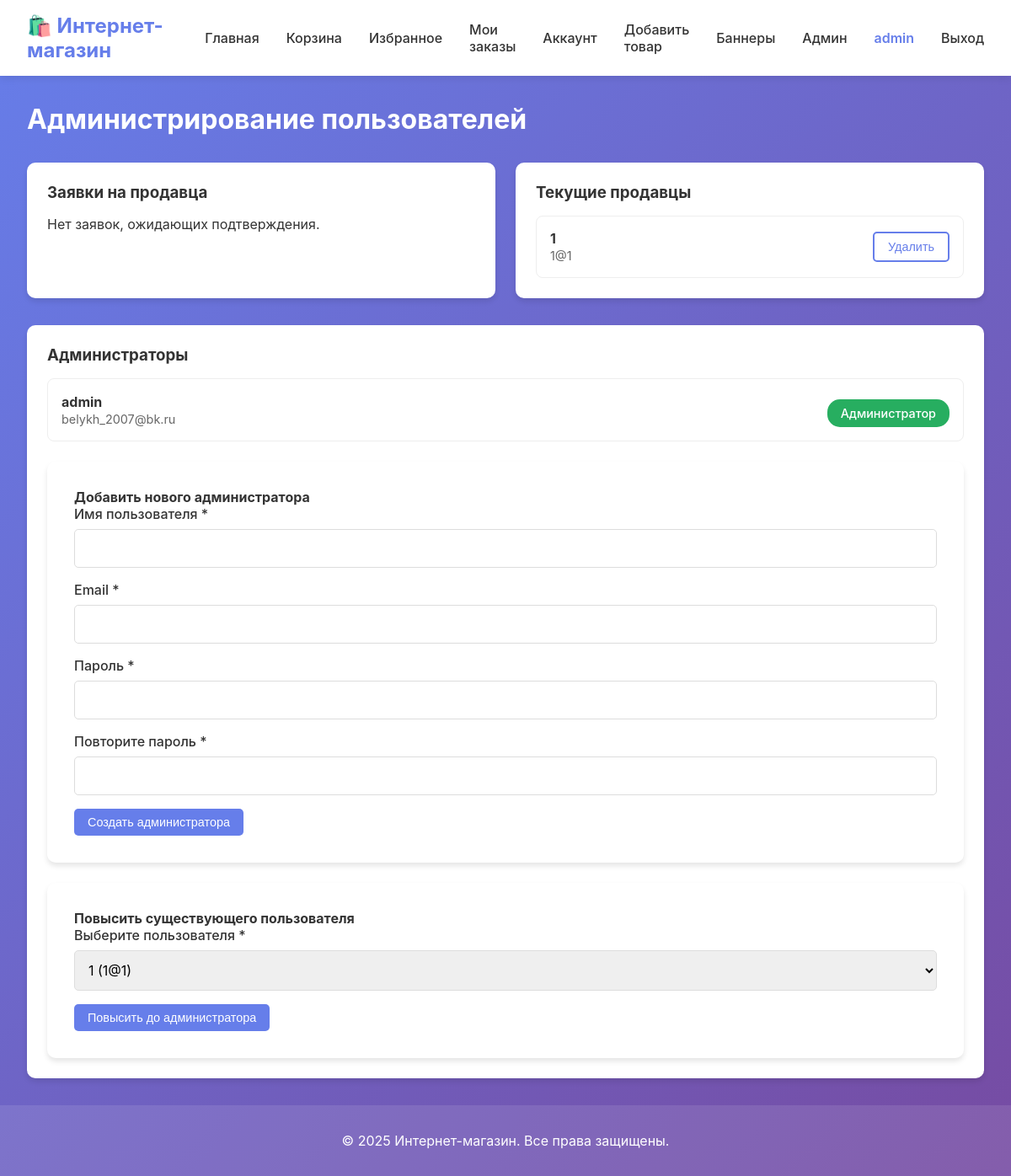
/admin/users (signed in), run on an earlier commit of the app's database.
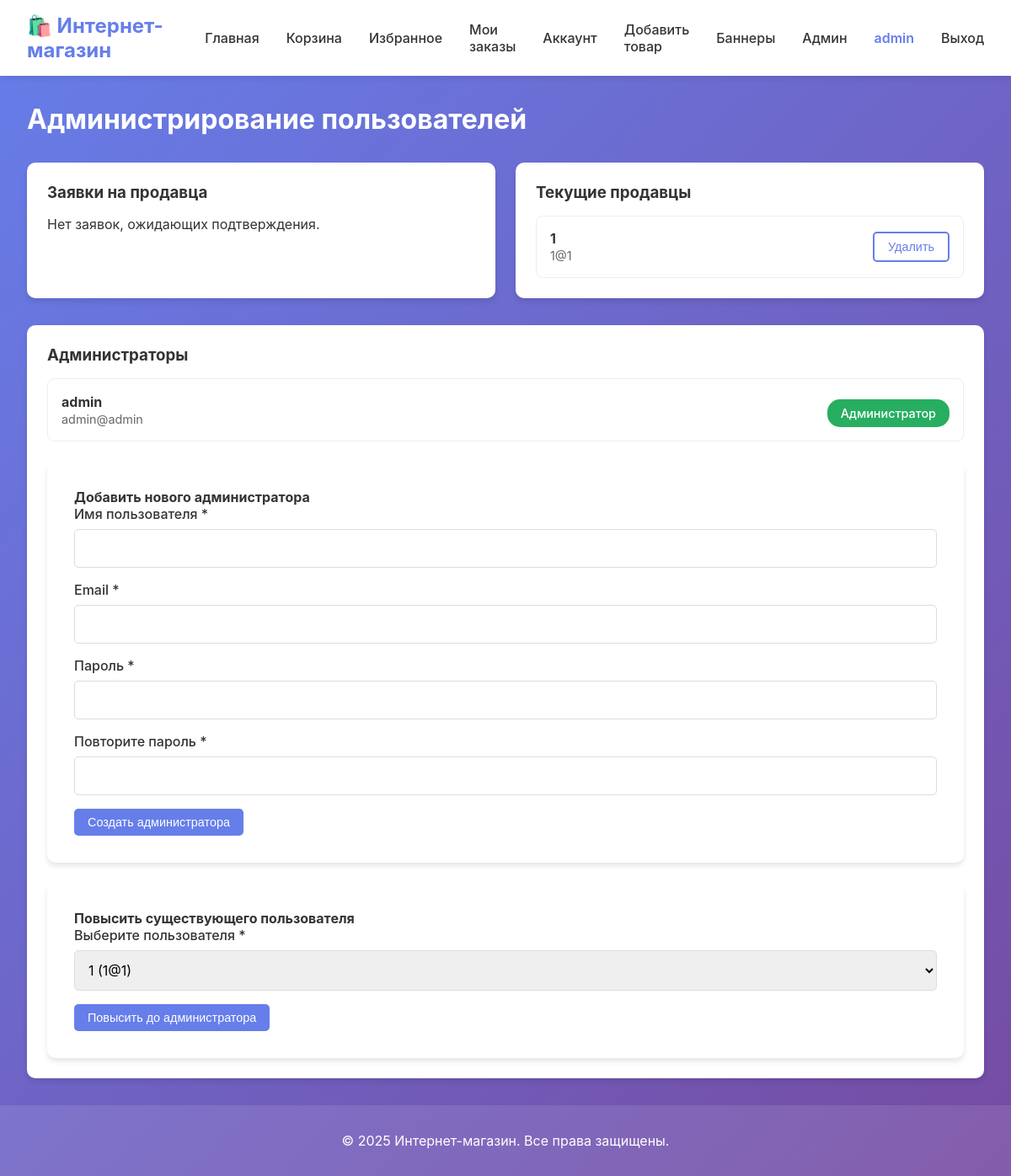
And on a later commit of the database.
### tables this page shows
CREATE TABLE users
                 (id INTEGER PRIMARY KEY AUTOINCREMENT,
                  username TEXT UNIQUE NOT NULL,
                  email TEXT UNIQUE NOT NULL,
                  password TEXT NOT NULL, role TEXT NOT NULL DEFAULT 'buyer', seller_request_status TEXT NOT NULL DEFAULT 'none');

### app.py (the view)
@app.route('/admin/users')
@login_required
@admin_required
def admin_users():
    conn = get_db()
    pending_requests = conn.execute(
        '''SELECT id, username, email, seller_request_status
           FROM users
           WHERE seller_request_status = 'pending' '''
    ).fetchall()
    sellers = conn.execute(
        '''SELECT id, username, email FROM users WHERE role = 'seller' ORDER BY username'''
    ).fetchall()
    admins = conn.execute(
        '''SELECT id, username, email FROM users WHERE role = 'admin' ORDER BY username'''
    ).fetchall()
    potential_admins = conn.execute(
        '''SELECT id, username, email FROM users WHERE role != 'admin' ORDER BY username'''
    ).fetchall()
    conn.close()
    return render_template(
        'admin_users.html',
        pending_requests=pending_requests,
        sellers=sellers,
        admins=admins,
        potential_admins=potential_admins
    )

### app.py (called while the page is built)
@app.context_processor
def inject_helpers():
    def image_url(path):
        if not path:
            return 'https://via.placeholder.com/400x400?text=Нет+изображения'
        if isinstance(path, str) and path.startswith('http'):
            return path
        clean_path = path.replace('\\', '/').lstrip('/')
        static_folder = app.static_folder or os.path.join(app.root_path, 'static')
        full_path = os.path.join(static_folder, clean_path)
        if os.path.exists(full_path):
            return url_for('static', filename=clean_path)
        return url_for('static', filename=clean_path)
    return {
        'image_url': image_url,
        'category_choices': ALLOWED_PRODUCT_CATEGORIES
    }

def login_required(f):
    @wraps(f)
    def decorated_function(*args, **kwargs):
        if 'user_id' not in session:
            flash('Пожалуйста, войдите в систему', 'warning')
            return redirect(url_for('login'))
        return f(*args, **kwargs)
    return decorated_function

def get_db():
    conn = sqlite3.connect(app.config['DATABASE'])
    conn.row_factory = sqlite3.Row
    return conn

### templates/admin_users.html (shortened to what the changed rows need)
{% extends "base.html" %}
{% block content %}
<div class="container">
    <h2>Администрирование пользователей</h2>
    <div class="account-card" style="margin-top: 2rem;">
        {% if admins %}
            <div class="table-list">
                {% for admin in admins %}
                    <div class="table-row">
                        <div>
                            <strong>{{ admin.username }}</strong><br>
                            <span class="text-muted">{{ admin.email }}</span>
                        </div>
                        <span class="badge badge-success">Администратор</span>
                    </div>
                {% endfor %}
            </div>
        {% else %}
            <p>Администраторы не назначены.</p>
        {% endif %}
    </div>
</div>
{% endblock %}

What changed in the data, as far as the page shows it:
changed users "admin": email "belykh_2007@bk.ru" → "admin@admin"
